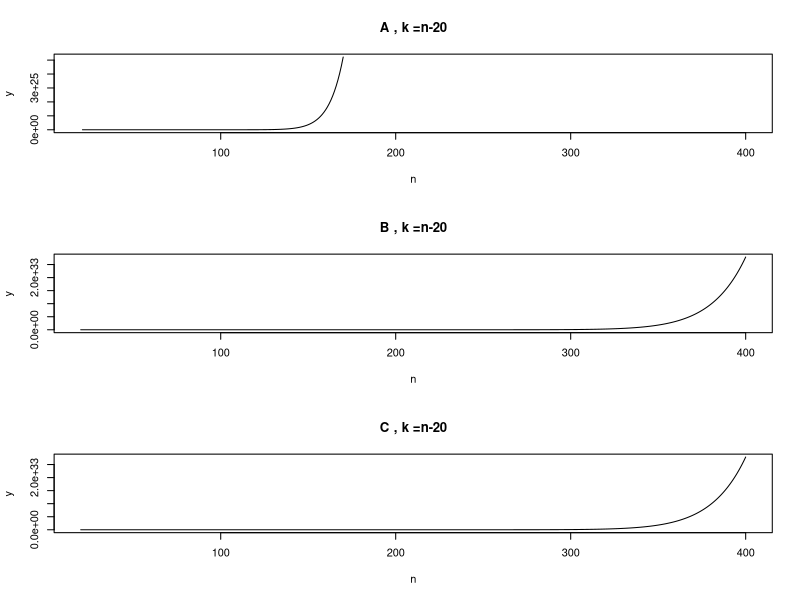
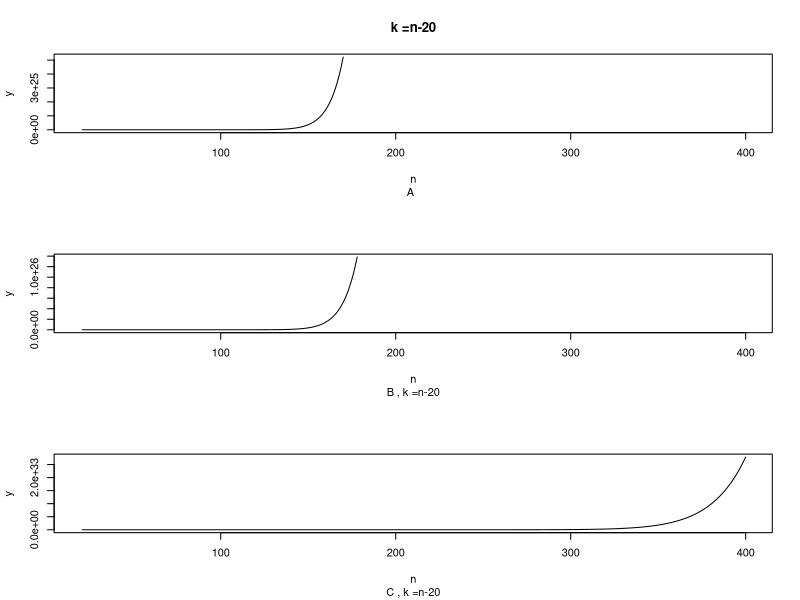

These figures' R source, in order:
## ---- chunk 1
knitr::opts_chunk$set(echo = TRUE)
## ---- chunk 2
#1.2
# all.equal.numeric() and isTRUE() function
x1 <- 1/3
x2 <- 1/4
if (isTRUE(all.equal.numeric(x1-x2, 1/12))) {
  print ("Subtraction is correct" )
} else {
  print ("Subtraction is wrong")
}
## ---- chunk 3
n <- 1000
k <- 800
prod(1:n) / (prod(1:k) * prod(1:(n-k)))
prod((k+1):n) / prod(1:(n-k))
prod(((k+1):n) / (1:(n-k)))
## ---- chunk 4
#n <- c(20:100)

calc1 <- function(n,k){
k <- n - k
 return(prod(1:n) / (prod(1:k) * prod(1:(n-k)))) 
}
calc2 <- function(n,k){
  k <- n - k
 return(prod((k+1):n) / prod(1:(n-k))) 
}
calc3 <- function(n,k){
  k <- n - k
 return(prod(((k+1):n) / (1:(n-k)))) 
}

n <- c(20:400)
k <- 20

y <-  sapply(n, calc1, k = k)
y2 <-  sapply(n, calc2, k = k)
y3 <-  sapply(n, calc3, k = k)
par(mfrow=c(3,1))
plot(n,y, type = "l", main = "A , k =n-20" , ylab = "y")
plot(n,y2, type = "l", main = "B , k =n-20", ylab = "y")
plot(n, y3, type = "l", main = "C , k =n-20", ylab = "y")
## ---- chunk 5
calc1 <- function(n,k){
 return(prod(1:n) / (prod(1:k) * prod(1:(n-k)))) 
}
calc2 <- function(n,k){
 return(prod((k+1):n) / prod(1:(n-k))) 
}
calc3 <- function(n,k){
 return(prod(((k+1):n) / (1:(n-k)))) 
}

n <- c(20:400)
k <- 20

y <-  sapply(n, calc1, k = k)
y2 <-  sapply(n, calc2, k = k)
y3 <-  sapply(n, calc3, k = k)
par(mfrow=c(3,1))

plot(n,y, type = "l", main = "k =n-20", sub =  "A  " , ylab = "y")
plot(n,y2, type = "l", sub = "B , k =n-20", ylab = "y")
plot(n, y3, type = "l", sub = "C , k =n-20", ylab = "y")

